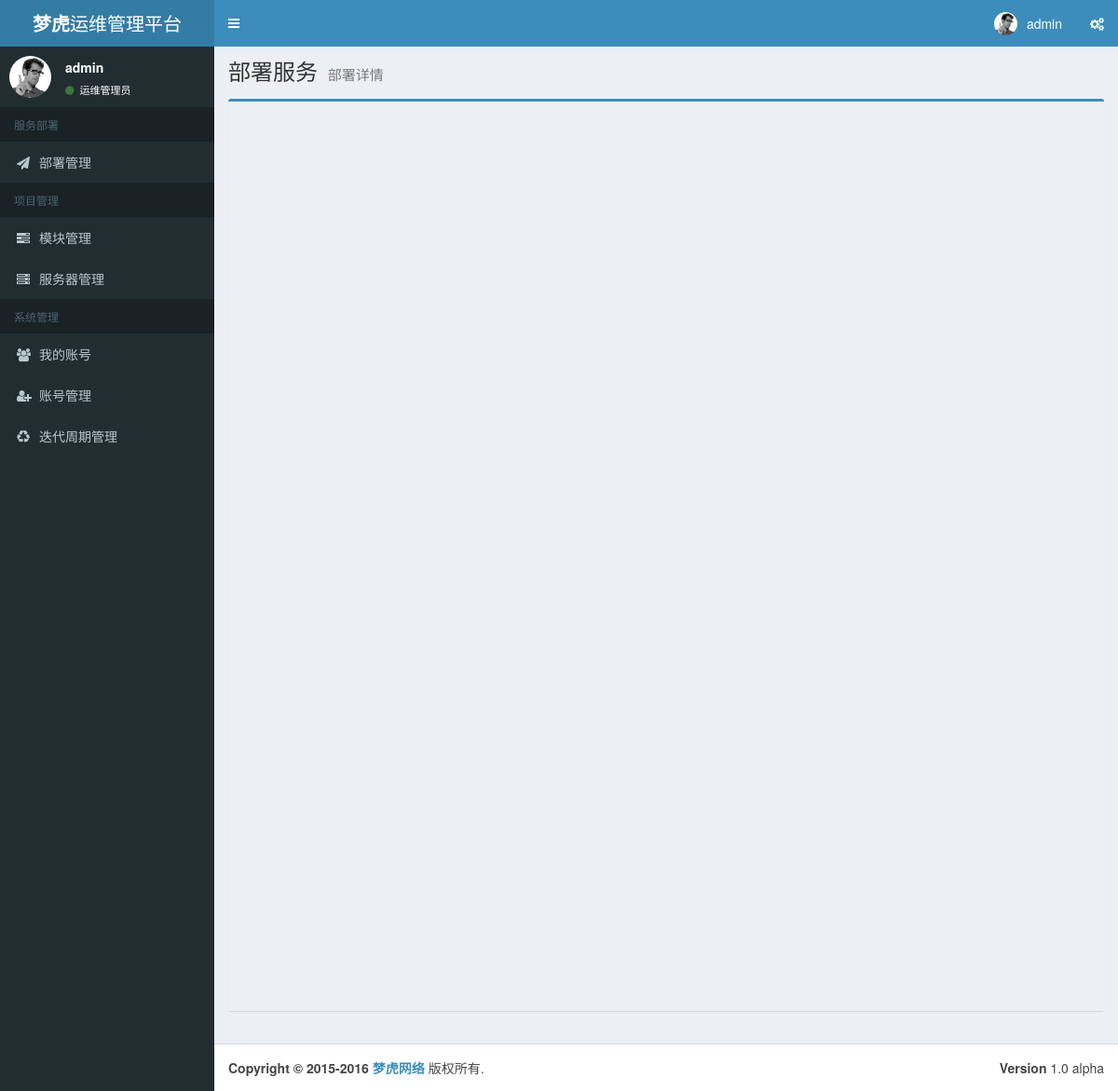
The page /deploy/deploy_review/13 (signed in) on the database as committed earlier.
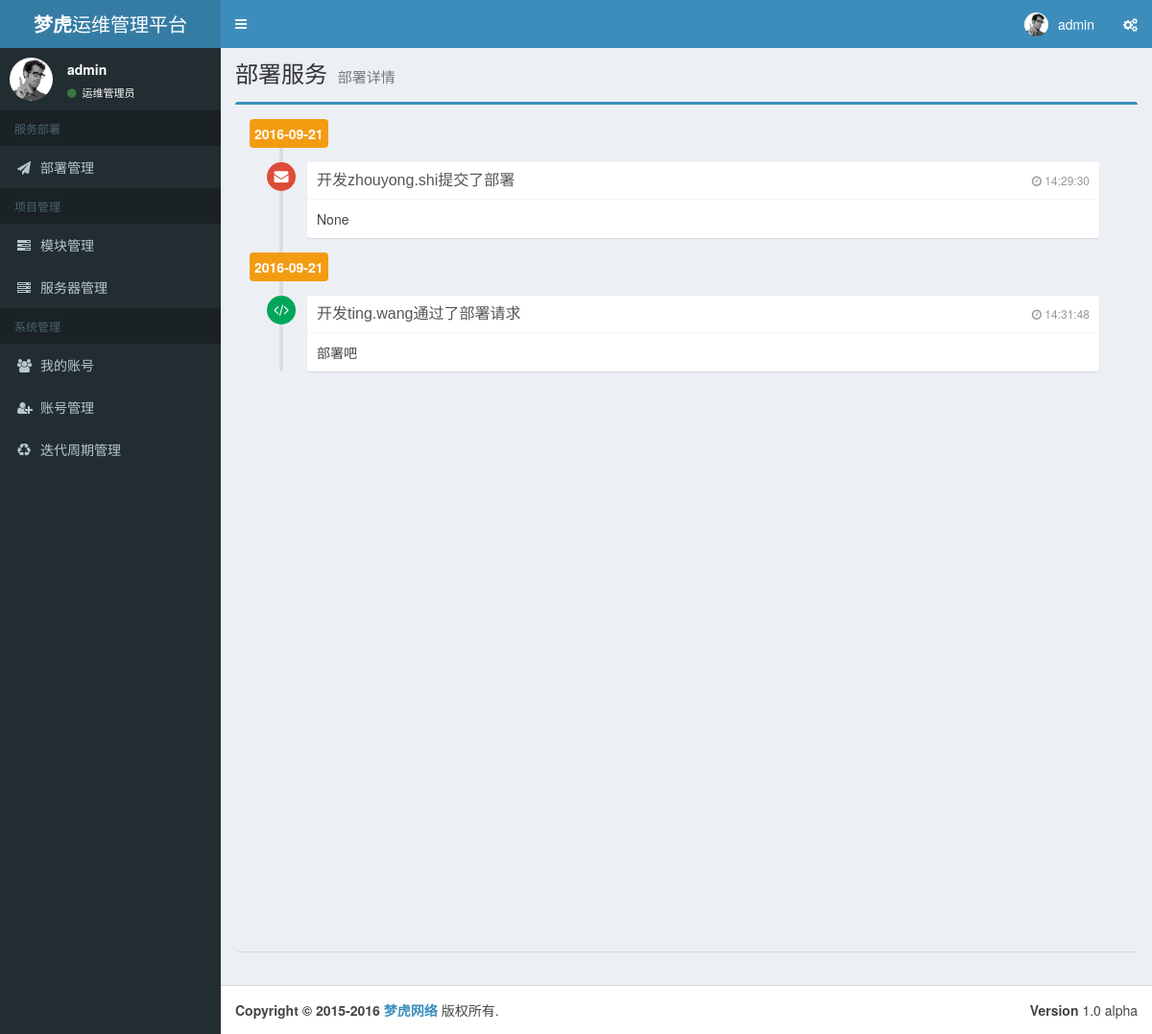
The same page on the database as committed later.
### tables this page shows
CREATE TABLE deploy_reply (
  id integer primary key autoincrement,
  time TIMESTAMP NOT NULL DEFAULT current_timestamp,
  user_id integer,
  deploy_id integer,
  reply integer,
  comment text default null
);

CREATE TABLE users (
  id integer primary key autoincrement,
  email text not null,
  username text not null,
  password text not null,
  system_role integer not null,
  position text not null
);

### views/deploy.py (the view)
@deploy.route('/deploy_review/<int:did>', methods=['GET'])
def deploy_review(did):
    if not session.get('logged_in'):
        abort(401)
    cur = g.db.execute("select a.*, b.username, b.system_role from deploy_reply a,users b where a.user_id = b.id "
                       "and a.deploy_id = " + str(did))
    deploy_replys = cur.fetchall()
    return render_template("deploy_details.html",
                           service_type=SERVICE_TYPE["DEPLOY_SERVICE"],
                           service_name=DEPLOY_SERVICE["DETAILS_DEPLOY"],
                           deploy_replys=deploy_replys)

### run.py (called while the page is built)
def connect_db():
    rv = sqlite3.connect(app.config['DATABASE'])
    rv.row_factory = sqlite3.Row
    return rv

@app.before_request
def before_request():
    g.db = connect_db()
    g.cf = configparser.ConfigParser()
    g.cf.read("config.iml")

@app.teardown_request
def teardown_request(exception):
    if exception is not None:
        print(exception)
    db = getattr(g, 'db', None)
    if db is not None:
        db.close()
    g.db.close()

### templates/deploy_details.html
{% extends "base_layout.html" %}
{% block body %}
<div class="row">
    <div class="col-xs-12 ">
        <div class="box box-primary">
            <section class="content content-wrapper">
              <div class="row">
                <div class="col-md-12 ">
                  <ul class="timeline">
                      {% for deploy_reply in deploy_replys %}
                        <li class="time-label">
                          <span class="bg-yellow">
                            {{ deploy_reply.time[0:10] }}
                          </span>
                        </li>
                        <li>
                            {% if deploy_reply.system_role == 1 %}
                              <i class="fa fa-user bg-black"></i>
                            {% elif deploy_reply.system_role == 2 %}
                              <i class="fa fa-desktop bg-orange"></i>
                            {% elif deploy_reply.system_role == 3 %}
                              <i class="fa fa-code bg-green"></i>
                            {% elif deploy_reply.system_role == 4 %}
                              <i class="fa fa-envelope bg-red"></i>
                            {% elif deploy_reply.system_role == 5 %}
                              <i class="fa fa-newspaper-o bg-blue"></i>
                            {% elif deploy_reply.system_role == 5 %}
                              <i class="fa fa-camera bg-purple"></i>
                            {% else %}
                              <i class="fa fa-camera bg-purple"></i>
                            {% endif %}
                          <div class="timeline-item">
                            <span class="time"><i class="fa fa-clock-o"></i> {{ deploy_reply.time[11:] }}</span>
                            <h3 class="timeline-header">
                                {% if deploy_reply.system_role == 2%}
                                    {% if deploy_reply.reply == 0 %}
                                      测试{{ deploy_reply.username }}进行了模块构建
                                    {% else %}
                                      测试{{ deploy_reply.username }}进行了模块部署
                                    {% endif %}
                                {% elif deploy_reply.system_role == 6%}
                                    {% if deploy_reply.reply == 0 %}
                                      产品{{ deploy_reply.username }}通过了部署请求
                                    {% else %}
                                      产品{{ deploy_reply.username }}拒绝了部署请求
                                    {% endif %}
                                {% elif deploy_reply.system_role == 5%}
                                    {% if deploy_reply.reply == 0 %}
                                      运营{{ deploy_reply.username }}通过了部署请求
                                    {% else %}
                                      运营{{ deploy_reply.username }}拒绝了部署请求
                                    {% endif %}
                                {% elif deploy_reply.system_role == 3%}
                                    {% if deploy_reply.reply == 0 %}
                                      开发{{ deploy_reply.username }}通过了部署请求
                                    {% else %}
                                      开发{{ deploy_reply.username }}拒绝了部署请求
                                    {% endif %}
                                {% elif deploy_reply.system_role == 4%}
                                    开发{{ deploy_reply.username }}提交了部署
                                {% endif %}
                            </h3>
                            <div class="timeline-body">
                              {{ deploy_reply.comment }}
                            </div>
                          </div>
                        </li>
                      {% endfor %}
                      </ul>
                    </div>
              </div>
            </section>
        </div>
    </div>
</div>
{% endblock %}

Rows that differ between the two databases and show on the page:
added deploy_reply: time "2016-09-21", time "14:29:30", username "zhouyong.shi", comment "None"
added deploy_reply: time "2016-09-21", time "14:31:48", username "ting.wang", comment "部署吧"
